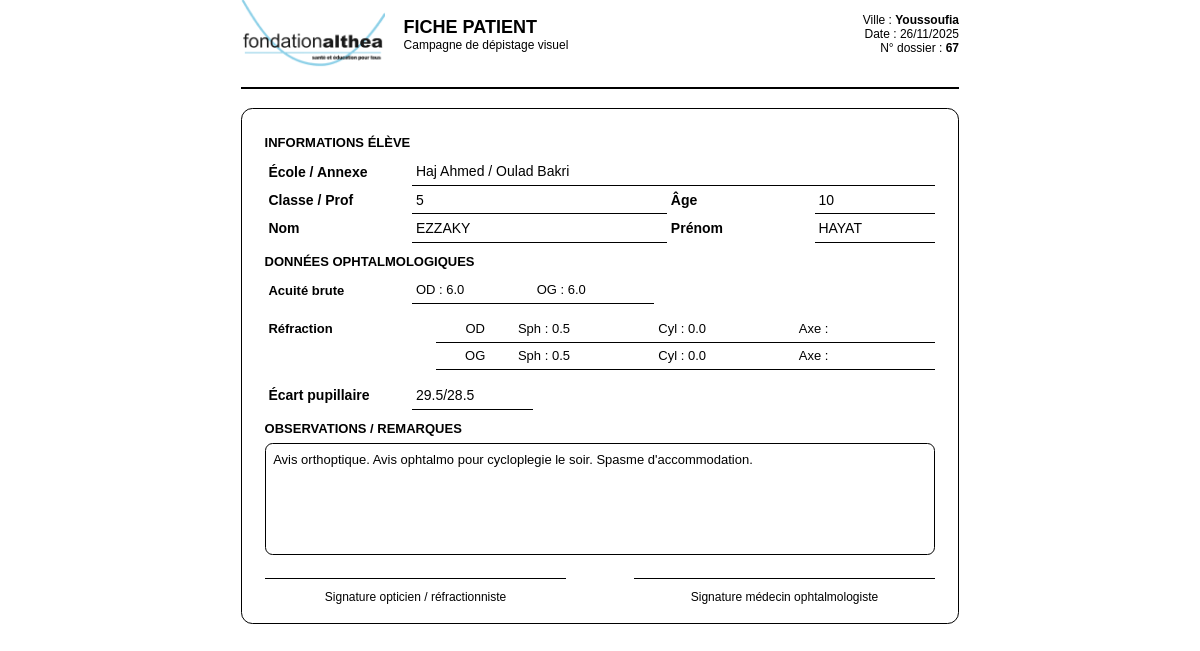
Page /students/print_full/67 on the committed database.
### app/models.py (models this page shows, shortened)
class Student(db.Model):
    __tablename__ = 'students'
    id = db.Column(db.Integer, primary_key=True)
    ville = db.Column(db.String(100), nullable=False)
    ecole = db.Column(db.String(200), nullable=False)
    site = db.Column(db.String(100), default='École Principale')  # Nom de l'école/annexe
    classe = db.Column(db.String(50), nullable=False)
    nom = db.Column(db.String(100), nullable=False)
    prenom = db.Column(db.String(100), nullable=False)
    age = db.Column(db.Integer)
    acuite_og = db.Column(db.Float)
    acuite_od = db.Column(db.Float)
    sph_og = db.Column(db.Float)
    cyl_og = db.Column(db.Float)
    axe_og = db.Column(db.Integer)
    sph_od = db.Column(db.Float)
    cyl_od = db.Column(db.Float)
    axe_od = db.Column(db.Integer)
    ecart_pupillaire = db.Column(db.Float)
    ep_pupillometre_od = db.Column(db.Float)
    ep_pupillometre_og = db.Column(db.Float)
    autorefractometre = db.Column(db.Text)
    observations = db.Column(db.Text)
    prise_en_charge = db.Column(db.Text)
    photo_portrait = db.Column(db.String(255))
    photo_monture = db.Column(db.String(255))
    photo_clinique = db.Column(db.String(255))
    status = db.Column(db.String(50), default='prelisted')
    ecole_cloturee = db.Column(db.Boolean, default=False)
    date_consultation = db.Column(db.DateTime)
    created_at = db.Column(db.DateTime, default=datetime.utcnow)
    updated_at = db.Column(db.DateTime, default=datetime.utcnow, onupdate=datetime.utcnow)

### app/routes/students.py (the view)
@bp.route('/print_full/<int:student_id>')
def print_student_full(student_id):
    student = Student.query.get_or_404(student_id)
    return render_template('print_full.html', student=student)

### app/templates/print_full.html (shortened to what this page needs)
<!DOCTYPE html>
<html lang="fr">
<head>
</head>
<body onload="window.print()">
<div class="page">
    <div class="header">
        <div class="header-left">
            <img src="{{ url_for('static', filename='images/logo-althea.jpg') }}"
                 alt="Fondation Althea" class="logo">
            <div class="title-block">
                <div class="title-main">Fiche patient</div>
                <div class="title-sub">Campagne de dépistage visuel</div>
            </div>
        </div>
        <div class="header-right">
            <div>Ville : <strong>{{ student.ville }}</strong></div>
            {% if student.created_at %}
            <div>Date : {{ student.created_at.strftime('%d/%m/%Y') }}</div>
            {% endif %}
            <div>N° dossier : <strong>{{ student.id }}</strong></div>
        </div>
    </div>
    <div class="fiche">
        <div class="section-title">Informations élève</div>
        <table>
            <tr>
                <td class="label">École / Annexe</td>
                <td class="value" colspan="3">
                    {% if not student.site or student.site == student.ecole or student.site == 'École Principale' %}
                        {{ student.ecole }}
                    {% else %}
                        {{ student.site }} / {{ student.ecole }}
                    {% endif %}
                </td>
            </tr>
            <tr>
                <td class="label">Classe / Prof</td>
                <td class="value">
                    {{ student.classe or '' }}
                </td>
                <td class="label">Âge</td>
                <td class="value-short">
                    {% if student.age is not none %}{{ student.age }}{% endif %}
                </td>
            </tr>
            <tr>
                <td class="label">Nom</td>
                <td class="value">{{ student.nom or '' }}</td>
                <td class="label">Prénom</td>
                <td class="value">{{ student.prenom or '' }}</td>
            </tr>
        </table>
        <div class="section-title">Données ophtalmologiques</div>
        <table class="acuite-table">
            <tr>
                <td class="label">Acuité brute</td>
                <td class="value-short">OD : {% if student.acuite_od %}{{ student.acuite_od }}{% endif %}</td>
                <td class="value-short">OG : {% if student.acuite_og %}{{ student.acuite_og }}{% endif %}</td>
                <td></td>
            </tr>
        </table>
        <table class="refraction-table">
            <tr>
                <td class="label">Réfraction</td>
                <td class="value-very-short">OD</td>
                <td class="value-short">Sph : {% if student.sph_od is not none %}{{ student.sph_od }}{% endif %}</td>
                <td class="value-short">Cyl : {% if student.cyl_od is not none %}{{ student.cyl_od }}{% endif %}</td>
                <td class="value-short">Axe : {% if student.axe_od is not none %}{{ student.axe_od }}°{% endif %}</td>
            </tr>
            <tr>
                <td></td>
                <td class="value-very-short">OG</td>
                <td class="value-short">Sph : {% if student.sph_og is not none %}{{ student.sph_og }}{% endif %}</td>
                <td class="value-short">Cyl : {% if student.cyl_og is not none %}{{ student.cyl_og }}{% endif %}</td>
                <td class="value-short">Axe : {% if student.axe_og is not none %}{{ student.axe_og }}°{% endif %}</td>
            </tr>
        </table>
        <table>
            <tr>
                <td class="label">Écart pupillaire</td>
                <td class="value-short">
                    {% if student.ep_pupillometre_od and student.ep_pupillometre_og %}
                        {{ student.ep_pupillometre_od }}/{{ student.ep_pupillometre_og }}
                    {% endif %}
                </td>
                <td></td>
                <td></td>
            </tr>
        </table>
        <div class="section-title">Observations / Remarques</div>
        <div class="obs-block">
            {{ student.observations or '' }}
        </div>
        <div class="footer">
            <div class="signature-box">
                Signature opticien / réfractionniste
            </div>
            <div class="signature-box">
                Signature médecin ophtalmologiste
            </div>
        </div>
    </div>
</div>
</body>
</html>

### app/templates/print_full.html (style rules this page uses)
body { margin: 0; font-family: Arial, sans-serif; font-size: 14px; }
.page { width: 190mm; margin: 0 auto; }
.header { display: flex; align-items: center; justify-content: space-between; border-bottom: 2px solid #000; padding-bottom: 5mm; margin-bottom: 5mm; }
.header-left { display: flex; align-items: center; gap: 5mm; }
.logo { height: 18mm; }
.title-block { display: flex; flex-direction: column; }
.title-main { font-size: 18px; font-weight: bold; text-transform: uppercase; }
.title-sub { font-size: 12px; }
.header-right { text-align: right; font-size: 12px; }
.fiche { border: 1px solid #000; border-radius: 3mm; padding: 5mm 6mm; }
.section-title { font-weight: bold; text-transform: uppercase; margin-top: 2mm; margin-bottom: 2mm; font-size: 13px; }
table { width: 100%; border-collapse: collapse; margin-bottom: 3mm; }
td { padding: 1.5mm 1mm; vertical-align: middle; }
.label { font-weight: bold; width: 22%; white-space: nowrap; }
.value { border-bottom: 1px solid #000; }
.value-short { width: 18%; border-bottom: 1px solid #000; }
.value-very-short { width: 10%; border-bottom: 1px solid #000; text-align: center; }
.acuite-table, .refraction-table { font-size: 13px; }
.obs-block { border: 1px solid #000; border-radius: 2mm; height: 25mm; padding: 2mm; font-size: 13px; }
.footer { margin-top: 6mm; display: flex; justify-content: space-between; font-size: 12px; }
.signature-box { width: 45%; border-top: 1px solid #000; padding-top: 3mm; text-align: center; }

### rows in the picture
Student: ville "Youssoufia", created_at "26/11/2025", id "67", site "Haj Ahmed", ecole "Oulad Bakri", classe "5", age "10", nom "EZZAKY", prenom "HAYAT", acuite_od "6.0", acuite_og "6.0", sph_od "0.5", cyl_od "0.0", sph_og "0.5", cyl_og "0.0", ep_pupillometre_od "29.5", ep_pupillometre_og "28.5", observations "Avis orthoptique. Avis ophtalmo pour cycloplegie le soir. Spasme d'accommodation."
